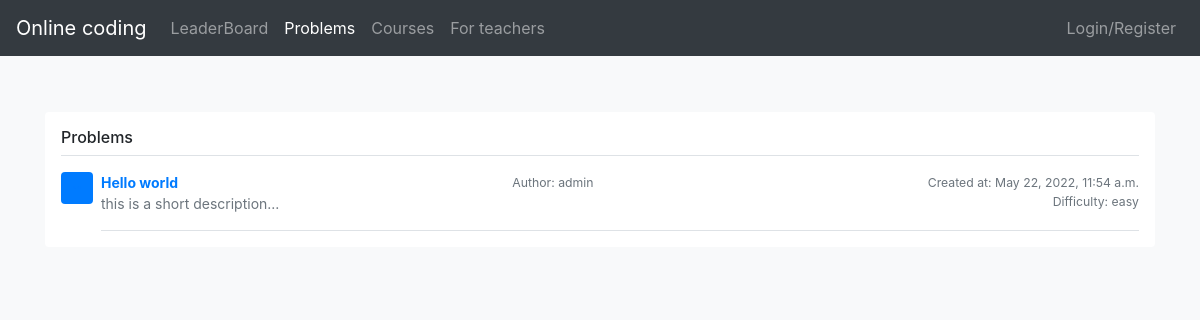
Before: /problems with the older database file.
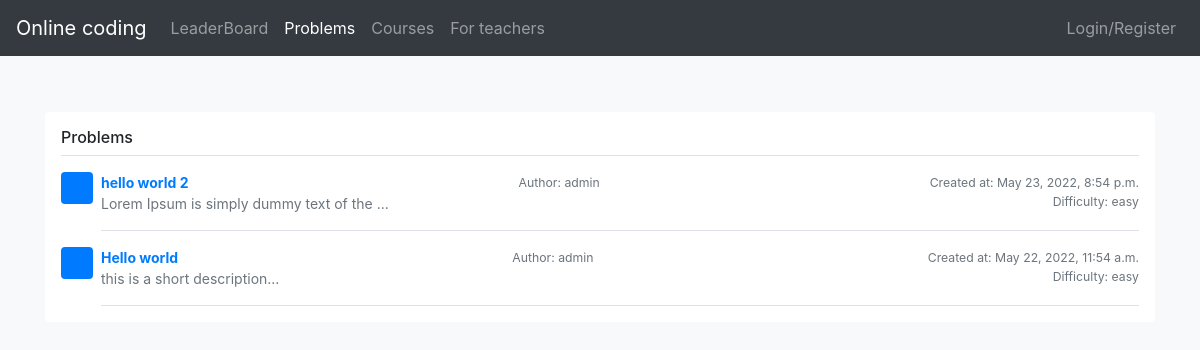
After: the same page with the newer database file.
### main/models.py (models this page shows, shortened)
class ProgrammingTask(models.Model):
    title = models.CharField(max_length=100)
    description = models.TextField()
    slug = models.SlugField(max_length=100, unique=True, null=True)
    input_description = models.TextField()
    output_description = models.TextField()
    input_example = models.TextField()
    output_example = models.TextField()
    time_limit = models.IntegerField()
    memory_limit = models.IntegerField()
    created_at = models.DateTimeField(auto_now_add=True)
    updated_at = models.DateTimeField(auto_now=True)
    is_public = models.BooleanField(default=False)
    is_deleted = models.BooleanField(default=False)
    author = models.ForeignKey(User, on_delete=models.CASCADE)
    language = models.CharField(choices=LANGUAGE_CHOICES, default='python', max_length=10)
    difficulty = models.CharField(choices=DIFFICULTY_CHOICES, default='easy', max_length=10)
    max_plagiarism = models.FloatField(default=0)
    solved_count = models.IntegerField(default=0)
    teacher = models.ForeignKey(Teacher, on_delete=models.CASCADE, null=True)
    course = models.ForeignKey('Course', on_delete=models.CASCADE, null=True)
    class Meta:
        ordering = ['-created_at']
        verbose_name = 'Programming Task'
        verbose_name_plural = 'Programming Tasks'

### user/models.py (models this page shows)
class User(AbstractBaseUser, PermissionsMixin):
    id = models.UUIDField(primary_key=True, default=uuid.uuid4, editable=False)
    first_name = models.CharField(max_length=32)
    surname = models.CharField(max_length=32)
    group = models.CharField(max_length=32)
    role = models.IntegerField(choices=ROLE_CHOICES, default=0)
    is_active = models.BooleanField(default=True)
    is_staff = models.BooleanField(default=False)
    email = models.EmailField(max_length=255, unique=True)
    rating = models.IntegerField(default=0)
    objects = UserManager()
    USERNAME_FIELD = 'email'

### api/views.py (the view)
# urls.py: path('problems', problems, name='problems'),
def problems(request):
    print(request.user)
    tasks = ProgrammingTask.objects.all()
    for i in tasks:
        i.description = i.description[0:40] + "..."
    return render(request, 'onlineCoding/problems.html', {'tasks': tasks})

### templates/onlineCoding/problems.html (shortened to what this page needs)
{% extends 'onlineCoding/base.html' %}
{% block content %}
    <div class="my-3 p-3 bg-white rounded box-shadow">
        <h6 class="border-bottom border-gray pb-2 mb-0">Problems</h6>
        <div>
            {% for task in tasks %}
                <div class="media text-muted pt-3">
                    <img data-src="holder.js/32x32?theme=thumb&amp;bg=007bff&amp;fg=007bff&amp;size=1" alt="32x32"
                         class="mr-2 rounded" style="width: 32px; height: 32px;"
                         data-holder-rendered="true">
                    <div class="media-body pb-3 mb-0 small lh-125 border-bottom border-gray">
                        <div class="d-flex justify-content-between align-items-center w-100">
                            <a href="{% url 'textEditor' task.slug %}">
                                <strong class="text-gray-dark">{{ task.title }}</strong>
                            </a>
                            <small class="float-right">Author: {{ task.author.first_name }}</small>
                            <small class="float-right">Created at: {{ task.created_at }}</small>
                        </div>
                        <span class="d-block"  >
                            {{ task.description }}
                            <small class="float-right">Difficulty: {{ task.difficulty }}</small></span>
                    </div>
                </div>
            {% endfor %}
        </div>
    </div>
{% endblock %}

Changed rows visible on the page:
added ProgrammingTask: title "hello world 2", author.first_name "admin", created_at "May 23, 2022, 8:54 p.m.", description "Lorem Ipsum is simply dummy text of the ...", difficulty "easy"
